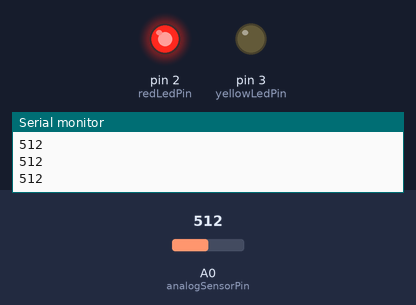
The sketch below on a simulated Arduino Uno, built with avr-gcc and run on an emulated ATmega328P. Shown: output pins drawn as LEDs (lit = HIGH), the last lines printed to the serial monitor. The inputs (shaded band) are chosen by the test bench; at power-on: A0 (analogSensorPin) = 512.

Above: at 1.3 s.
1.4 s: A0 (analogSensorPin) set to 276
2.9 s: A0 (analogSensorPin) set to 248
At 3.6 s:
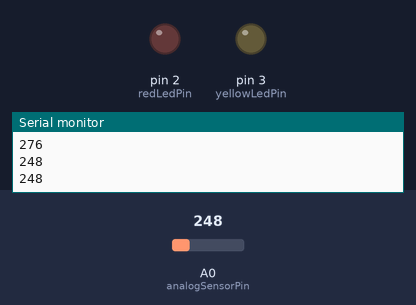
4.5 s: A0 (analogSensorPin) set to 181
6.0 s: A0 (analogSensorPin) set to 163
At 7.1 s:
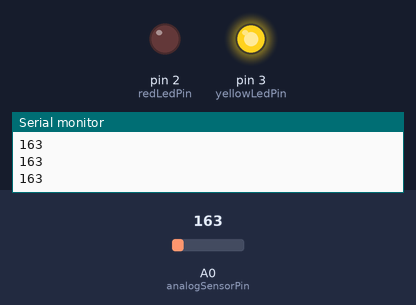
7.5 s: A0 (analogSensorPin) set to 180
At 8.3 s:
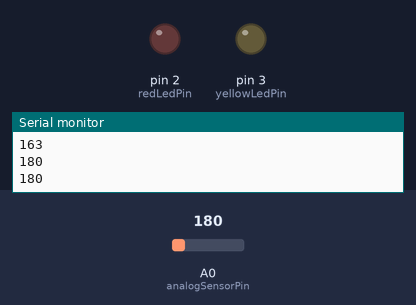
9.0 s: A0 (analogSensorPin) set to 160
At 9.5 s:
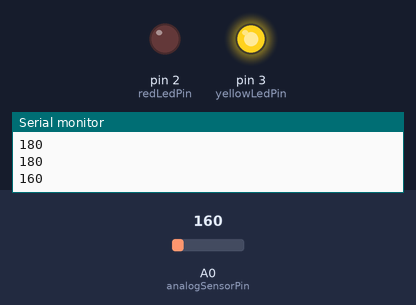
Timing chart, 0 to 11.5 s (numbered marks = the images above; inputs shaded):
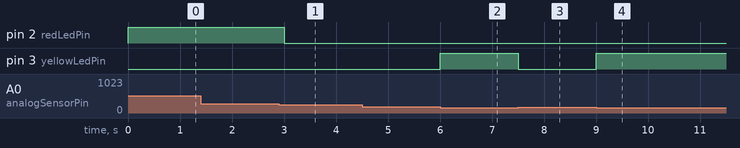

The sketch:

8_flex_sensor.ino
```cpp
// (licence header left out)
// flex sensor connected to analog input 0
const int analogSensorPin = A0;

// red led connected to pin 2
const int redLedPin = 2;

// yellow led connected to pin 3
const int yellowLedPin = 3;

// threshold bend values
const int upThreshold = 260;
const int downThreshold = 170;

void setup() {
  // initialize serial communication at 9600 bps
  Serial.begin(9600);

  // set the led pins as outputs
  pinMode(redLedPin, OUTPUT);
  pinMode(yellowLedPin, OUTPUT);
}

void loop() {
  // read the value of the potentiometer
  int reading = analogRead(analogSensorPin);

  // if the reading is above the up threshold, turn on the red led
  if (reading > upThreshold) {
    digitalWrite(redLedPin, HIGH);
  } else {
    digitalWrite(redLedPin, LOW);
  }

  // if the reading is below the down threshold, turn on the yellow led
  if (reading < downThreshold) {
    digitalWrite(yellowLedPin, HIGH);
  } else {
    digitalWrite(yellowLedPin, LOW);
  }

  // print the read value
  Serial.println(reading);

  // keep the output from scrolling too fast
  delay(500);
}
```

Measured:
- the behaviour switches between 261 and 260 on A0 (analogSensorPin) (found by bisection; images 0 and 1)
- the behaviour switches between 170 and 169 on A0 (analogSensorPin) (found by bisection; images 1 and 2)
- after the input at 2.9 s, pin 2 (redLedPin): HIGH → LOW after 0.10 s
- after the input at 6.0 s, pin 3 (yellowLedPin): LOW → HIGH at once
- after the input at 7.5 s, pin 3 (yellowLedPin): HIGH → LOW at once
- after the input at 9.0 s, pin 3 (yellowLedPin): LOW → HIGH at once
